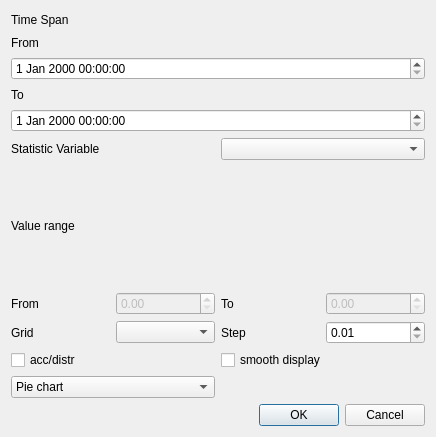
<?xml version="1.0" encoding="UTF-8"?>
<ui version="4.0">
 <class>snglplotdiag</class>
 <widget class="QDialog" name="snglplotdiag">
  <property name="geometry">
   <rect>
    <x>0</x>
    <y>0</y>
    <width>436</width>
    <height>437</height>
   </rect>
  </property>
  <property name="windowTitle">
   <string>Statistic plot wizard</string>
  </property>
  <layout class="QVBoxLayout" name="verticalLayout_2">
   <item>
    <layout class="QVBoxLayout" name="verticalLayout">
     <item>
      <widget class="QLabel" name="label_4">
       <property name="text">
        <string>Time Span</string>
       </property>
      </widget>
     </item>
     <item>
      <widget class="QLabel" name="label_2">
       <property name="text">
        <string>From</string>
       </property>
      </widget>
     </item>
     <item>
      <widget class="QDateTimeEdit" name="timestart"/>
     </item>
     <item>
      <widget class="QLabel" name="label_3">
       <property name="text">
        <string>To</string>
       </property>
      </widget>
     </item>
     <item>
      <widget class="QDateTimeEdit" name="timeend"/>
     </item>
    </layout>
   </item>
   <item>
    <layout class="QHBoxLayout" name="horizontalLayout_2">
     <item>
      <widget class="QLabel" name="label_6">
       <property name="text">
        <string>Statistic Variable</string>
       </property>
      </widget>
     </item>
     <item>
      <widget class="QComboBox" name="statistic_var"/>
     </item>
    </layout>
   </item>
   <item>
    <widget class="QLabel" name="label_9">
     <property name="text">
      <string>Value range</string>
     </property>
    </widget>
   </item>
   <item>
    <layout class="QHBoxLayout" name="horizontalLayout_3">
     <item>
      <widget class="QLabel" name="label_7">
       <property name="text">
        <string>From</string>
       </property>
      </widget>
     </item>
     <item>
      <widget class="QDoubleSpinBox" name="Startvalue">
       <property name="enabled">
        <bool>false</bool>
       </property>
      </widget>
     </item>
     <item>
      <widget class="QLabel" name="label_8">
       <property name="text">
        <string>To</string>
       </property>
      </widget>
     </item>
     <item>
      <widget class="QDoubleSpinBox" name="Endvalue">
       <property name="enabled">
        <bool>false</bool>
       </property>
      </widget>
     </item>
    </layout>
   </item>
   <item>
    <layout class="QHBoxLayout" name="horizontalLayout">
     <item>
      <widget class="QLabel" name="label_5">
       <property name="text">
        <string>Grid</string>
       </property>
      </widget>
     </item>
     <item>
      <widget class="QComboBox" name="gridnum"/>
     </item>
     <item>
      <widget class="QLabel" name="label">
       <property name="text">
        <string>Step</string>
       </property>
      </widget>
     </item>
     <item>
      <widget class="QDoubleSpinBox" name="stepvalue">
       <property name="minimum">
        <double>0.010000000000000</double>
       </property>
       <property name="maximum">
        <double>999999999.990000009536743</double>
       </property>
      </widget>
     </item>
    </layout>
   </item>
   <item>
    <layout class="QGridLayout" name="gridLayout">
     <item row="0" column="0">
      <widget class="QCheckBox" name="accdistr">
       <property name="text">
        <string>acc/distr</string>
       </property>
      </widget>
     </item>
     <item row="0" column="1">
      <widget class="QCheckBox" name="smooth">
       <property name="text">
        <string>smooth display</string>
       </property>
      </widget>
     </item>
     <item row="1" column="0">
      <widget class="QComboBox" name="comboBox">
       <item>
        <property name="text">
         <string>Pie chart</string>
        </property>
       </item>
       <item>
        <property name="text">
         <string>Histogram</string>
        </property>
       </item>
       <item>
        <property name="text">
         <string>Line chart</string>
        </property>
       </item>
      </widget>
     </item>
    </layout>
   </item>
   <item>
    <widget class="QDialogButtonBox" name="buttonBox">
     <property name="orientation">
      <enum>Qt::Horizontal</enum>
     </property>
     <property name="standardButtons">
      <set>QDialogButtonBox::Cancel|QDialogButtonBox::Ok</set>
     </property>
    </widget>
   </item>
  </layout>
 </widget>
 <resources/>
 <connections>
  <connection>
   <sender>buttonBox</sender>
   <signal>accepted()</signal>
   <receiver>snglplotdiag</receiver>
   <slot>accept()</slot>
   <hints>
    <hint type="sourcelabel">
     <x>248</x>
     <y>254</y>
    </hint>
    <hint type="destinationlabel">
     <x>157</x>
     <y>274</y>
    </hint>
   </hints>
  </connection>
  <connection>
   <sender>buttonBox</sender>
   <signal>rejected()</signal>
   <receiver>snglplotdiag</receiver>
   <slot>reject()</slot>
   <hints>
    <hint type="sourcelabel">
     <x>316</x>
     <y>260</y>
    </hint>
    <hint type="destinationlabel">
     <x>286</x>
     <y>274</y>
    </hint>
   </hints>
  </connection>
 </connections>
</ui>
